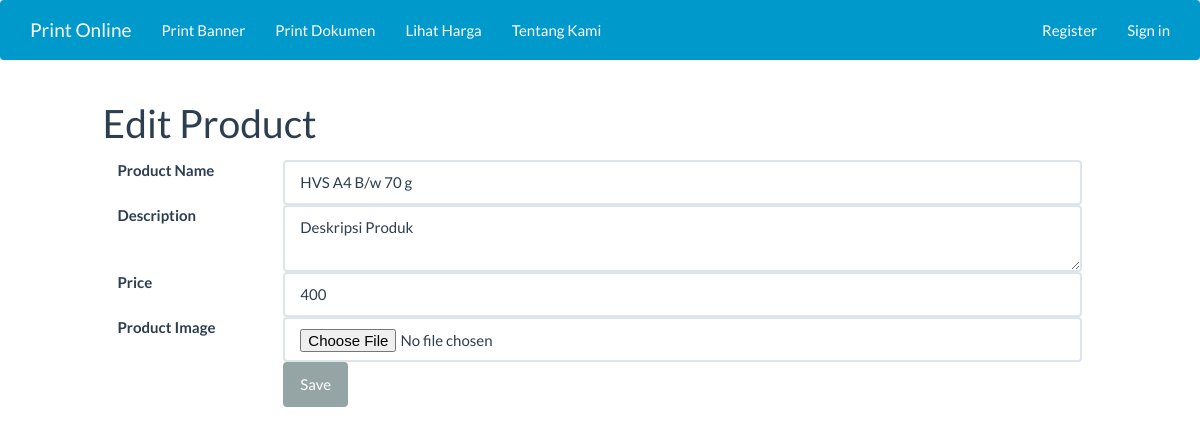
Screenshot of /admin/products/update/1 with the database file from the repository.
### tables this page shows
CREATE TABLE `products` (
  `id` int(10) NOT NULL,
  `name` varchar(100) NOT NULL,
  `description` text NOT NULL,
  `price` int(10) NOT NULL,
  `image` text NOT NULL
);

### application/controllers/admin/products.php (called while the page is built, shortened)
<?php
class Products extends CI_Controller {
  public function __construct(){
    $this->load->model('model_products');
  }
	public function update($id){
		$this->form_validation->set_rules('name', 'Product Name', 'required');
		$this->form_validation->set_rules('description', 'Product Description', 'required');
		$this->form_validation->set_rules('price', 'Product Price', 'required|integer');
		if($this->form_validation->run() === FALSE)
		{
			$data['product'] = $this->model_products->find($id);
      $this->load->view('templates/header');
			$this->load->view('backend/form_edit_products', $data);
      $this->load->view('templates/footer');
		}
	}
}
?>

### index.php (called while the page is built, shortened)
<?php
require_once BASEPATH.'core/CodeIgniter.php';

### application/models/model_products.php (called while the page is built, shortened)
<?php
class Model_products extends CI_Model {
  public function find($id){
  $hasil = $this->db->where('id', $id)
                    ->limit(1)
                    ->get('products');
    if($hasil->num_rows() > 0){
      return $hasil->row();
    } else {
      return array();
    }
  }
}
?>

### application/views/backend/form_edit_products.php (the view, shortened to what this page needs)
<?php
  $id           = $product->id;
if($this->input->post('is_submitted')){
  $name         = set_value('name');
  $description  = set_value('description');
  $price        = set_value('price');
} else {
  $name         = $product->name;
  $description  = $product->description;
  $price        = $product->price;
}
?>
<div class="row">
    <div class="col-md-1"></div>
    <div class="col-md-10">
        <h1>Edit Product</h1>
        <?= form_open_multipart('admin/products/update/' . $id, ['class'=>'form_horizontal'])?>
            <div class="form-group">
              <label for="inputEmail3" class="col-sm-2 control-label">Product Name</label>
              <div class="col-sm-10">
                <input type="text" class="form-control" name="name" placeholder="" value="<?= $name?>">
              </div>
            </div>
            <div class="form-group">
              <label for="inputPassword3" class="col-sm-2 control-label">Description</label>
              <div class="col-sm-10">
                <textarea class="form-control" name="description"><?= $description ?></textarea>
              </div>
            </div>
            <div class="form-group">
              <label for="inputPassword3" class="col-sm-2 control-label">Price</label>
              <div class="col-sm-10">
                <input type="text" class="form-control" name="price" placeholder="" value="<?= $price ?>">
              </div>
            </div>
            <div class="form-group">
              <label for="inputPassword3" class="col-sm-2 control-label">Product Image</label>
              <div class="col-sm-10">
                <input type="file" class="form-control" name="userfile" >
              </div>
            </div>
            <div class="form-group">
              <div class="col-sm-offset-2 col-sm-10">
                <button type="submit" class="btn btn-default">Save</button>
              </div>
            </div>
        <?= form_close() ?>
      </div>
    <div class="col-md-1"></div>
  </div>

### rows the page displays
products: name "HVS A4 B/w 70 g", description "Deskripsi Produk", price "400"
